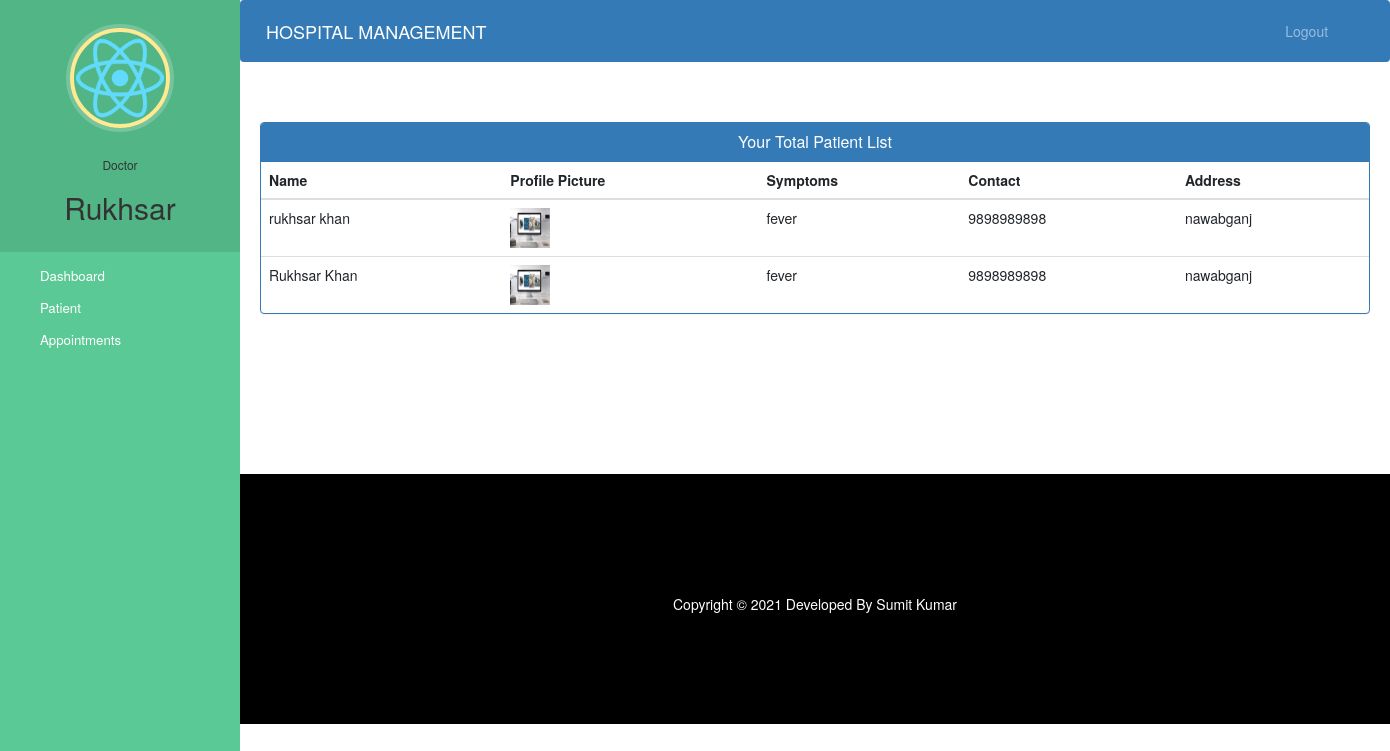
Screenshot of /doctor-view-patient (signed in) with the database file from the repository.
### hospital/models.py (models this page shows, shortened)
class Doctor(models.Model):
    user=models.OneToOneField(User,on_delete=models.CASCADE)
    profile_pic= models.ImageField(upload_to='profile_pic/DoctorProfilePic/',null=True,blank=True)
    address = models.CharField(max_length=40)
    mobile = models.CharField(max_length=20,null=True)
    department= models.CharField(max_length=50,choices=departments,default='Cardiologist')
    status=models.BooleanField(default=False)

class Patient(models.Model):
    user=models.OneToOneField(User,on_delete=models.CASCADE)
    profile_pic= models.ImageField(upload_to='profile_pic/PatientProfilePic/',null=True,blank=True)
    address = models.CharField(max_length=40)
    mobile = models.CharField(max_length=20,null=False)
    symptoms = models.CharField(max_length=100,null=False)
    assignedDoctorId = models.PositiveIntegerField(null=True)
    admitDate=models.DateField(auto_now=True)
    status=models.BooleanField(default=False)
    @property
    def get_name(self):
        return self.user.first_name+" "+self.user.last_name

### hospital/views.py (the view)
# urls.py: path('doctor-view-patient', views.doctor_view_patient_view,name='doctor-view-patient'),
@login_required(login_url='doctorlogin')
@user_passes_test(is_doctor)
def doctor_view_patient_view(request):
    patients=models.Patient.objects.all().filter(status=True,assignedDoctorId=request.user.id)
    doctor=models.Doctor.objects.get(user_id=request.user.id) #for profile picture of doctor in sidebar
    return render(request,'hospital/doctor_view_patient.html',{'patients':patients,'doctor':doctor})

### hospital/views.py (called while the page is built)
def is_doctor(user):
    return user.groups.filter(name='DOCTOR').exists()

### templates/hospital/doctor_view_patient.html (shortened to what this page needs)
{% extends 'hospital/doctor_base.html' %}
{% block content %}
{%load static%}
<head>
  <link href="//netdna.bootstrapcdn.com/bootstrap/3.0.0/css/bootstrap.min.css" rel="stylesheet" id="bootstrap-css">
</head>
<div class="container">
  <div class="panel panel-primary">
    <div class="panel-heading">
      <h6 class="panel-title">Your Total Patient List</h6>
    </div>
    <table class="table table-hover" id="dev-table">
      <thead>
        <tr>
          <th>Name</th>
          <th>Profile Picture</th>
          <th>Symptoms</th>
          <th>Contact</th>
          <th>Address</th>
        </tr>
      </thead>
      {% for p in patients %}
      <tr>
        <td> {{p.get_name}}</td>
        <td> <img src="{% static p.profile_pic.url %}" alt="Profile Pic" height="40px" width="40px" /></td>
        <td>{{p.symptoms}}</td>
        <td>{{p.mobile}}</td>
        <td>{{p.address}}</td>
      </tr>
      {% endfor %}
    </table>
  </div>
</div>
{% endblock content %}

### templates/hospital/doctor_base.html (shortened to what this page needs)
<!DOCTYPE html>
{% load static %}
<html lang="en">
<head>
  <link rel="stylesheet" href="https://stackpath.bootstrapcdn.com/bootstrap/4.3.1/css/bootstrap.min.css">
  <link rel="stylesheet" href="https://maxcdn.bootstrapcdn.com/font-awesome/4.7.0/css/font-awesome.min.css">
</head>
<body>
  <nav class="menu" tabindex="0">
    <header class="avatar">
      <img src="{% static doctor.profile_pic.url %}" alt="Profile Pic" />
      <br><br>
      <h6>Doctor</h6>
      <h2>{{request.user.first_name}}</h2>
    </header>
    <ul>
      <li tabindex="0" class="icon-dashboard"> <a style="color:white; text-decoration:none;" href="/doctor-dashboard"><span>Dashboard</span></a> </li>
      <li tabindex="0" class="icon-users"> <a style="color:white; text-decoration:none;" href="/doctor-patient"><span>Patient</span></a></li>
      <li tabindex="0" class="icon-calendar"> <a style="color:white; text-decoration:none;" href="/doctor-appointment"><span>Appointments</span></a></li>
    </ul>
  </nav>
  <main>
    <div class="bs-example">
      <nav class="navbar navbar-expand-md  navbar-dark fixed-top" style="background:#337AB7;">
        <a href="/doctor-dashboard" class="navbar-brand">HOSPITAL MANAGEMENT</a>
        <div class="collapse navbar-collapse justify-content-between" id="navbarCollapse">
          <div class="navbar-nav" style=" margin-left: 90%;">
            <a href="/logout" class="nav-item nav-link">Logout</a>
          </div>
        </div>
      </nav>
    </div>
    <br><br>
    {% block content %}
    {% endblock content %}
    <br><br><br><br><br><br><br>
    <footer>
      <br>
      <div class="container">
        <div class="row">
          <div class="col-md-12 col-sm-12">
            <div style="color:#ffffff;" class="wow fadeInUp footer-copyright">
              <p>
                Copyright &copy; 2021 Developed By Sumit Kumar </p>
            </div>
          </div>
        </div>
      </div>
    </footer>
  </main>
</body>
</html>

### templates/hospital/doctor_base.html (style rules this page uses)
a:link { text-decoration: none; }
a { color: white; }
footer { padding: 0px 0px 0px 0px; background-color: black; margin: 0px; }
p { text-align: center; }
body { padding-left: 240px; }
main { position: relative; height: 100vh; }
.menu { background: #5bc995; height: 100vh; width: 240px; position: fixed; top: 0px; left: 0; z-index: 5; outline: none; }
.menu .avatar { background: rgba(0, 0, 0, 0.1); padding: 2em 0.5em; text-align: center; }
.menu .avatar img { width: 100px; border-radius: 50%; overflow: hidden; border: 4px solid #ffea92; box-shadow: 0 0 0 4px rgba(255, 255, 255, 0.2); }
.menu .avatar h2 { font-weight: normal; margin-bottom: 0; }
.menu ul { list-style: none; padding: 0.5em 0; margin: 0; }
.menu ul li { padding: 0.5em 1em 0.5em 3em; font-size: 0.95em; font-weight: regular; background-repeat: no-repeat; background-position: left 15px center; background-size: auto 20px; transition: all 0.15s linear; cursor: pointer; }
.menu ul li.icon-dashboard { background-image: url("http://www.entypo.com/images//gauge.svg"); }
.menu ul li.icon-users { background-image: url("http://www.entypo.com/images//users.svg"); }
.menu ul li.icon-calendar { background-image: url("http://www.entypo.com/images//calendar.svg"); }

### templates/hospital/doctor_view_patient.html (style rules this page uses)
a:link { text-decoration: none; }
h6 { text-align: center; }
.row { margin: 100px; }

### rows the page displays
Doctor: profile_pic (picture)
Patient: get_name "rukhsar khan", profile_pic (picture), symptoms "fever", mobile "9898989898", address "nawabganj"
Patient: get_name "Rukhsar Khan", profile_pic (picture), symptoms "fever", mobile "9898989898", address "nawabganj"

### other values shown
{{ request.user.first_name }} "Rukhsar"
